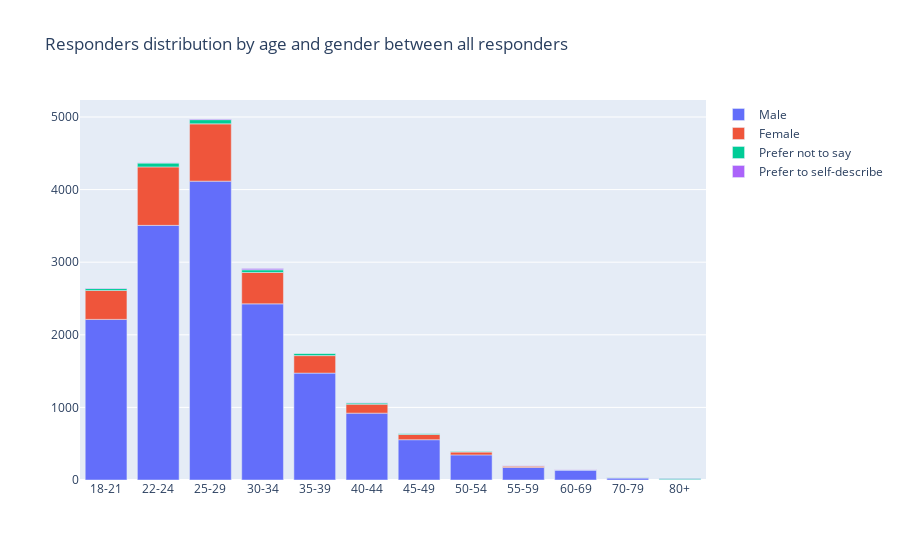

Here is the notebook cell this chart was saved with:
### Code cell
# After analyzing data, variables:GenderSelect & Age, it appears that out of 23860 global Kaggle respondents there are around 
# 19500 males and 4500 females. In this subset male respondents are almost 5 (~4.5) times more than female respondents.
#     Also, from the plot below it is pretty evident that repondents’ age peaks at 25 for males and at 22 females whereas the 
#     median age is about 30.
data = []
for i in df_others['Q1_What is your gender? - Selected Choice'].unique():
   
    trace = go.Bar(
        x=df_choice.loc[df_choice['Q1_What is your gender? - Selected Choice'] == i, 'Q2_What is your age (# years)?'].value_counts().sort_index().index,
        y=df_choice.loc[df_choice['Q1_What is your gender? - Selected Choice'] == i, 'Q2_What is your age (# years)?'].value_counts().sort_index().values,
        name=i
    )
    data.append(trace)
layout = go.Layout(
    barmode='relative'
)
fig = go.Figure(data=data, layout=layout)
fig['layout'].update(title='Responders distribution by age and gender between all responders');
iplot(fig, filename='stacked-bar')

### Figure 1 — Plotly figure (JSON) as saved in the notebook; plotly's stock layout.template omitted (floating-point values rounded to 4 significant figures)
{"data": [{"name": "Male", "type": "bar", "x": ["18-21", "22-24", "25-29", "30-34", "35-39", "40-44", "45-49", "50-54", "55-59", "60-69", "70-79", "80+"], "y": [2212, 3507, 4116, 2426, 1472, 921, 555, 346, 173, 137, 28, 7]}, {"name": "Female", "type": "bar", "x": ["18-21", "22-24", "25-29", "30-34", "35-39", "40-44", "45-49", "50-54", "55-59", "60-69", "70-79"], "y": [399, 805, 789, 432, 241, 123, 72, 39, 20, 4, 4]}, {"name": "Prefer not to say", "type": "bar", "x": ["18-21", "22-24", "25-29", "30-34", "35-39", "40-44", "45-49", "50-54", "55-59", "60-69", "70-79", "80+"], "y": [27, 53, 58, 37, 32, 18, 10, 7, 1, 1, 3, 16]}, {"name": "Prefer to self-describe", "type": "bar", "x": ["18-21", "22-24", "25-29", "30-34", "35-39", "40-44", "55-59", "60-69", "80+"], "y": [6, 6, 9, 17, 2, 2, 3, 1, 6]}], "layout": {"barmode": "relative", "title": {"text": "Responders distribution by age and gender between all responders"}}}
